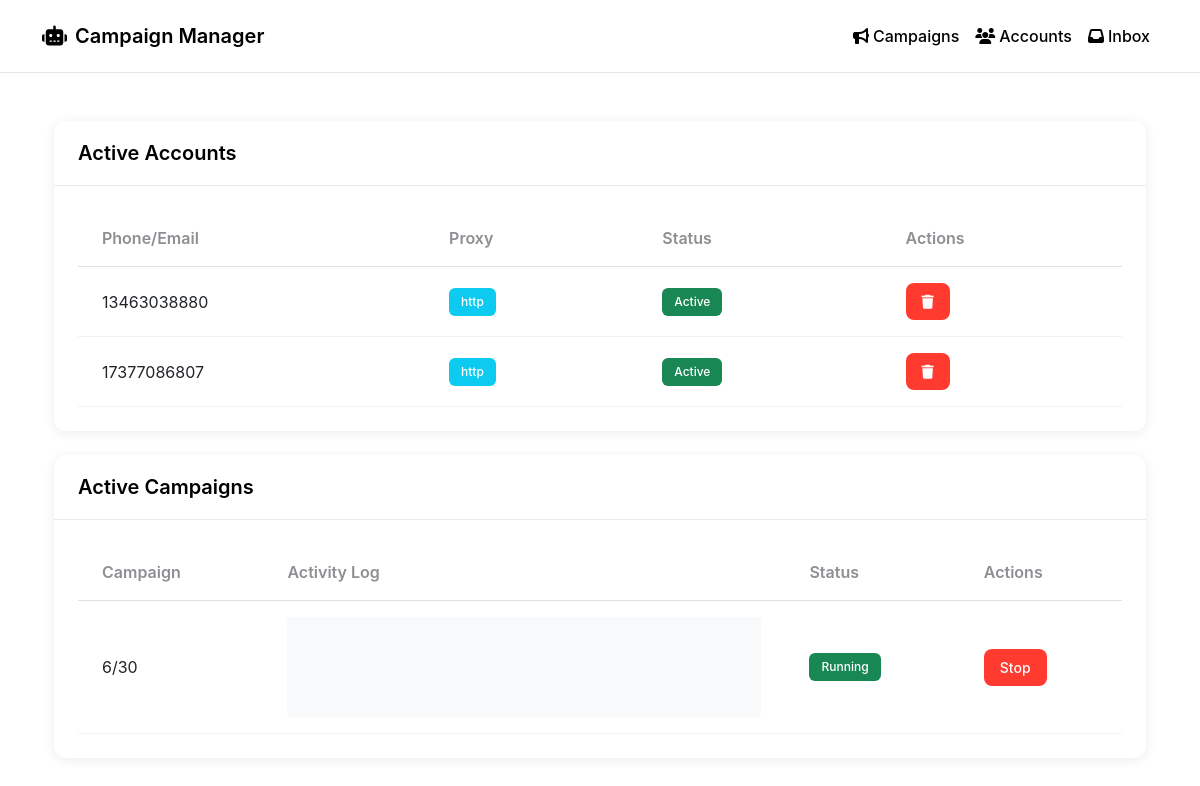
Before: / with the older database file.
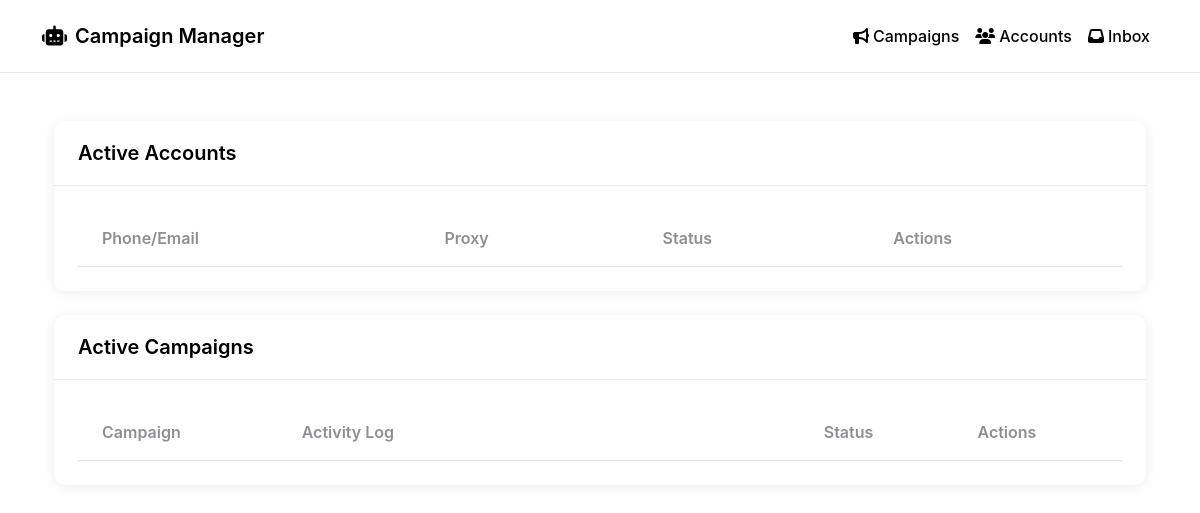
After: the same page with the newer database file.
### models.py (models this page shows)
class Account(db.Model):
    id = db.Column(db.Integer, primary_key=True)
    login_type = db.Column(db.Enum(LoginType), nullable=False)
    login = db.Column(db.String(255), unique=True, nullable=False)
    password = db.Column(db.String(255), nullable=False)
    proxy_type = db.Column(db.Enum(ProxyType), nullable=True)
    proxy_host = db.Column(db.String(255), nullable=True)
    proxy_port = db.Column(db.Integer, nullable=True)
    proxy_username = db.Column(db.String(255), nullable=True)
    proxy_password = db.Column(db.String(255), nullable=True)
    is_active = db.Column(db.Boolean, default=True)
    created_at = db.Column(db.DateTime, default=datetime.utcnow)
    updated_at = db.Column(db.DateTime, default=datetime.utcnow, onupdate=datetime.utcnow)

class Campaign(db.Model):
    id = db.Column(db.Integer, primary_key=True)
    name = db.Column(db.String(255), nullable=False)
    message_template = db.Column(db.Text, nullable=False)
    min_delay = db.Column(db.Integer, nullable=False)  # Delay in seconds
    max_delay = db.Column(db.Integer, nullable=False)  # Delay in seconds
    status = db.Column(db.String(20), default='pending')  # pending, running, paused, completed, failed
    created_at = db.Column(db.DateTime, default=datetime.utcnow)
    updated_at = db.Column(db.DateTime, default=datetime.utcnow, onupdate=datetime.utcnow)
    last_processed_lead_id = db.Column(db.Integer, nullable=True)  # Track the last processed lead
    campaign_accounts = db.relationship('CampaignAccount', backref='campaign', lazy=True, cascade='all, delete-orphan')
    leads = db.relationship('Lead', backref='campaign', lazy=True, cascade='all, delete-orphan')

### app.py (the view)
@app.route('/')
def index():
    accounts = Account.query.all()
    campaigns = Campaign.query.all()
    return render_template('index.html', accounts=accounts, campaigns=campaigns)

### templates/index.html (shortened to what the changed rows need)
{% extends "base.html" %}
{% block content %}
<div class="container mt-4">
    <div class="row">
        <div class="col-12">
            <div class="card">
                <div class="card-body">
                    <div class="table-responsive">
                        <table class="table">
                            <thead>
                                <tr>
                                    <th>Phone/Email</th>
                                    <th>Proxy</th>
                                    <th>Status</th>
                                    <th>Actions</th>
                                </tr>
                            </thead>
                            <tbody>
                                {% for account in accounts %}
                                <tr>
                                    <td>{{ account.login }}</td>
                                    <td>
                                        {% if account.proxy_host %}
                                            <span class="badge bg-info">{{ account.proxy_type.value }}</span>
                                        {% else %}
                                            <span class="badge bg-secondary">None</span>
                                        {% endif %}
                                    </td>
                                    <td>
                                        {% if account.is_active %}
                                            <span class="badge bg-success">Active</span>
                                        {% else %}
                                            <span class="badge bg-danger">Inactive</span>
                                        {% endif %}
                                    </td>
                                    <td>
                                        <form action="{{ url_for('delete_account', id=account.id) }}" method="post" class="d-inline">
                                            <button type="submit" class="btn btn-danger btn-sm">
                                                <i class="fas fa-trash"></i>
                                            </button>
                                        </form>
                                    </td>
                                </tr>
                                {% endfor %}
                            </tbody>
                        </table>
                    </div>
                </div>
            </div>
        </div>
    </div>
    <div class="row mt-4">
        <div class="col-12">
            <div class="card">
                <div class="card-body">
                    <div class="table-responsive">
                        <table class="table">
                            <thead>
                                <tr>
                                    <th>Campaign</th>
                                    <th style="width: 50%">Activity Log</th>
                                    <th>Status</th>
                                    <th>Actions</th>
                                </tr>
                            </thead>
                            <tbody>
                                {% for campaign in campaigns %}
                                {% if campaign.status in ['running', 'pending'] %}
                                <tr id="campaign-row-{{ campaign.id }}">
                                    <td>{{ campaign.name }}</td>
                                    <td>
                                        <div class="campaign-log" id="campaign-log-{{ campaign.id }}" style="height: 100px; overflow-y: auto; font-size: 0.85rem; background: #f8f9fa; padding: 10px; border-radius: 4px;">
                                        </div>
                                    </td>
                                    <td>
                                        <span class="badge bg-{{ 'success' if campaign.status == 'running' else 'warning' }}">
                                            {{ campaign.status|title }}
                                        </span>
                                    </td>
                                    <td>
                                        {% if campaign.status == 'running' %}
                                        <button onclick="stopCampaign({{ campaign.id }})" class="btn btn-sm btn-danger">Stop</button>
                                        {% else %}
                                        <button onclick="startCampaign({{ campaign.id }})" class="btn btn-sm btn-success">Start</button>
                                        {% endif %}
                                    </td>
                                </tr>
                                {% endif %}
                                {% endfor %}
                            </tbody>
                        </table>
                    </div>
                </div>
            </div>
        </div>
    </div>
</div>
{% endblock %}

Changed rows visible on the page:
removed Account: login "13463038880", proxy_type.value "http", is_active "Active"
removed Account: login "17377086807", proxy_type.value "http", is_active "Active"
removed Campaign: name "6/30", {{ campaign.id }} 1 (drawn), status "Running"
